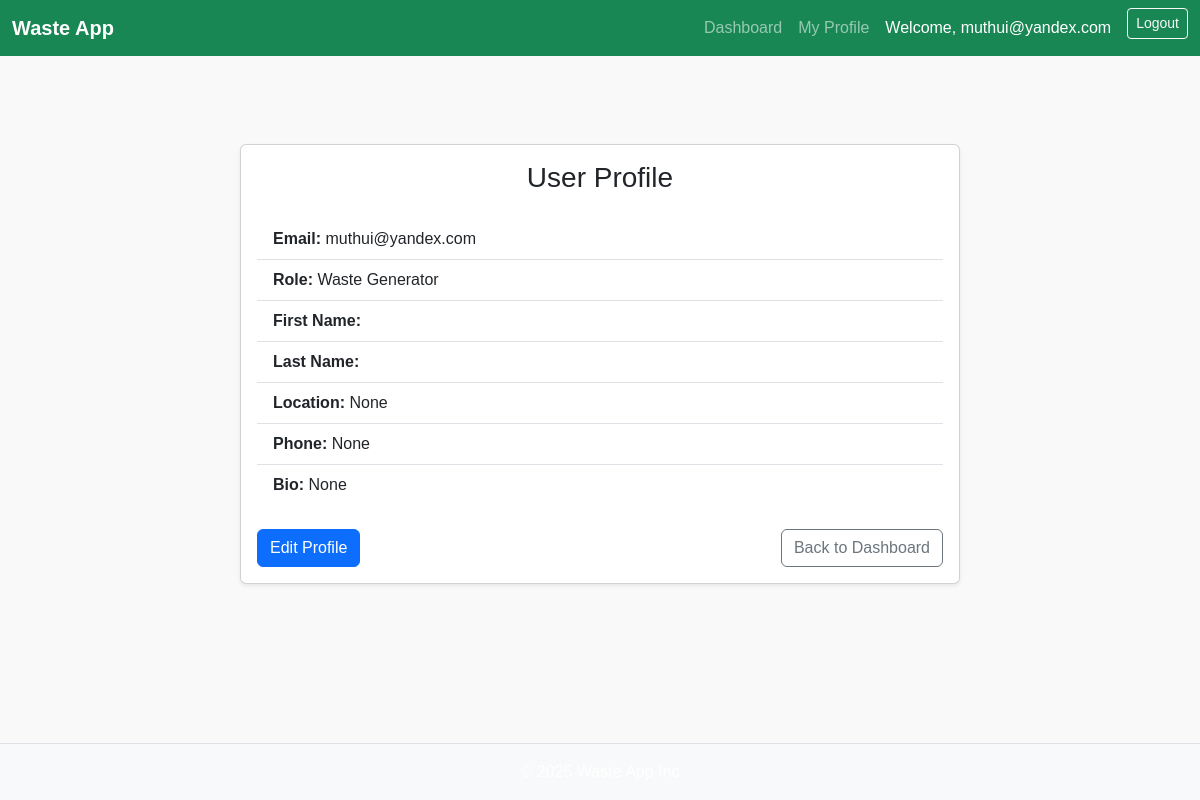
The page /profile/ (signed in) on the database its author committed.
### core/models.py (models this page shows, shortened)
class CustomUser(AbstractUser):
    ROLE_CHOICES = ( ('generator', 'Waste Generator'),
                    ('recycler', 'Recycler'),
                    )
    role = models.CharField(max_length=20, choices=ROLE_CHOICES)
    phone_number = models.CharField(max_length=15, blank=True, null=True)
    username = None
    email = models.EmailField(unique=True)
    USERNAME_FIELD = 'email'
    REQUIRED_FIELDS = []
    objects = CustomUserManager()
    def get_profile(self):
        try:
            return self.profile
        except Profile.DoesNotExist:
             return None

class Profile(models.Model):
    user = models.OneToOneField(settings.AUTH_USER_MODEL, on_delete=models.CASCADE)
    location = models.CharField(max_length=100, blank=True, null=True)
    phone_number = models.CharField(max_length=20, blank=True, null=True)
    bio = models.TextField(blank=True, null=True)

### core/views.py (the view)
# urls.py: path("profile/", views.profile, name="profile"),
@login_required
def profile(request):
    context = {'user': request.user}
    return render(request, "core/profile.html", context)

### core/templates/core/profile.html (shortened to what this page needs)
{% extends "base.html" %}
{% block content %}
<div class="container mt-5">
  <div class="row justify-content-center">
    <div class="col-md-8">
      <div class="card shadow-sm">
        <div class="card-body">
          <h3 class="card-title text-center mb-4">User Profile</h3>
          <ul class="list-group list-group-flush">
            <li class="list-group-item">
              <strong>Email:</strong> {{ user.email }}
            </li>
            <li class="list-group-item">
              <strong>Role:</strong> {{ user.get_role_display }}
            </li>
            <li class="list-group-item">
              <strong>First Name:</strong> {{ user.first_name }}
            </li>
            <li class="list-group-item">
              <strong>Last Name:</strong> {{ user.last_name }}
            </li>
            {% if user.get_profile %}
              <li class="list-group-item">
                <strong>Location:</strong> {{ user.get_profile.location }}
              </li>
              <li class="list-group-item">
                <strong>Phone:</strong> {{ user.get_profile.phone_number }}
              </li>
              <li class="list-group-item">
                <strong>Bio:</strong> {{ user.get_profile.bio }}
              </li>
            {% endif %}
          </ul>
          <div class="mt-4 d-flex justify-content-between">
            <a href="{% url 'profile-update' %}" class="btn btn-primary">Edit Profile</a>
            <a href="{% url 'dashboard' %}" class="btn btn-outline-secondary">Back to Dashboard</a>
          </div>
        </div>
      </div>
    </div>
  </div>
</div>
{% endblock %}

### templates/base.html (shortened to what this page needs)
{% load static %}
<!DOCTYPE html>
<html lang="en">
<head>
    <link href="https://cdn.jsdelivr.net/npm/bootstrap@5.3.3/dist/css/bootstrap.min.css" rel="stylesheet">
    <link rel="stylesheet" href="{% static 'css/styles.css' %}">
</head>
<body class="d-flex flex-column min-vh-100">
    <nav class="navbar navbar-expand-lg navbar-dark bg-success">
        <div class="container-fluid">
            <a class="navbar-brand fw-bold" href="{% url 'dashboard' %}">Waste App</a>
            <div class="collapse navbar-collapse" id="navbarNav">
                <ul class="navbar-nav ms-auto">
                    {% if user.is_authenticated %}
                        <li class="nav-item">
                            <a class="nav-link" href="{% url 'dashboard' %}">Dashboard</a>
                        </li>
                        <li class="nav-item">
                            <a class="nav-link" href="{% url 'profile' %}">My Profile</a>
                        </li>
                        <li class="nav-item d-flex align-items-center text-white px-2">
                            Welcome, {{ user.first_name|default:user.email }}
                        </li>
                        <li class="nav-item">
                            <form method="post" action="{% url 'logout' %}" class="d-inline">
                                <button type="submit" class="btn btn-sm btn-outline-light ms-2">Logout</button>
                            </form>
                        </li>
                    {% endif %}
                </ul>
            </div>
        </div>
    </nav>
    <main class="container my-4 flex-grow-1">
        {% block content %}{% endblock %}
    </main>
    <footer class="bg-light text-center py-3 mt-auto border-top">
        <p class="mb-0">&copy; 2025 Waste App Inc</p>
    </footer>
</body>
</html>

### static/css/styles.css (style rules this page uses)
* { margin: 0; padding: 0; box-sizing: border-box; }
body { font-family: Arial, sans-serif; background-color: #f9f9f9; color: #333; }
footer { text-align: center; margin-top: 50px; padding: 10px; background-color: #333; color: white; }

### rows shown on the page
CustomUser: first_name "muthui@yandex.com", email "muthui@yandex.com", role "Waste Generator", get_profile.location "None", get_profile.phone_number "None", get_profile.bio "None"
